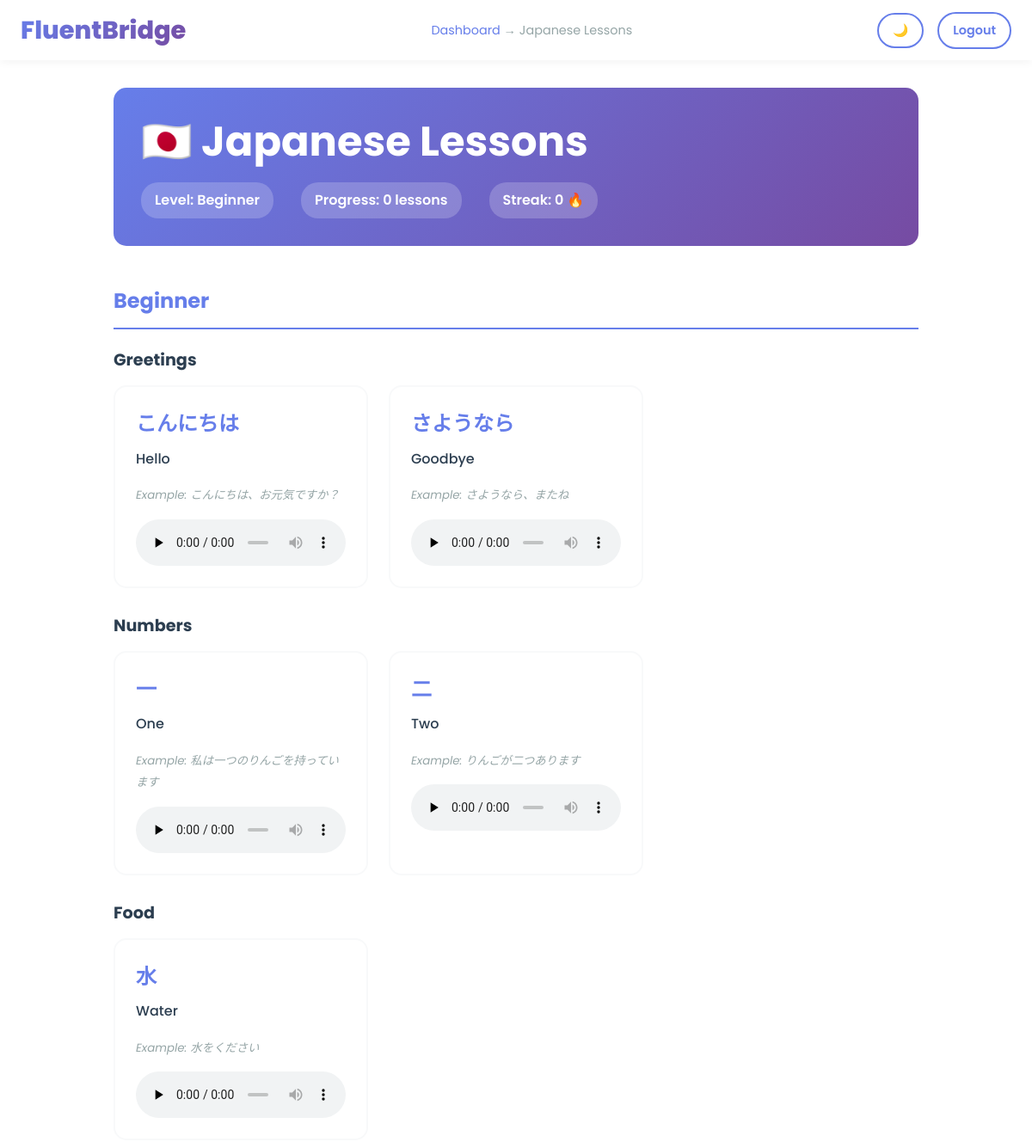
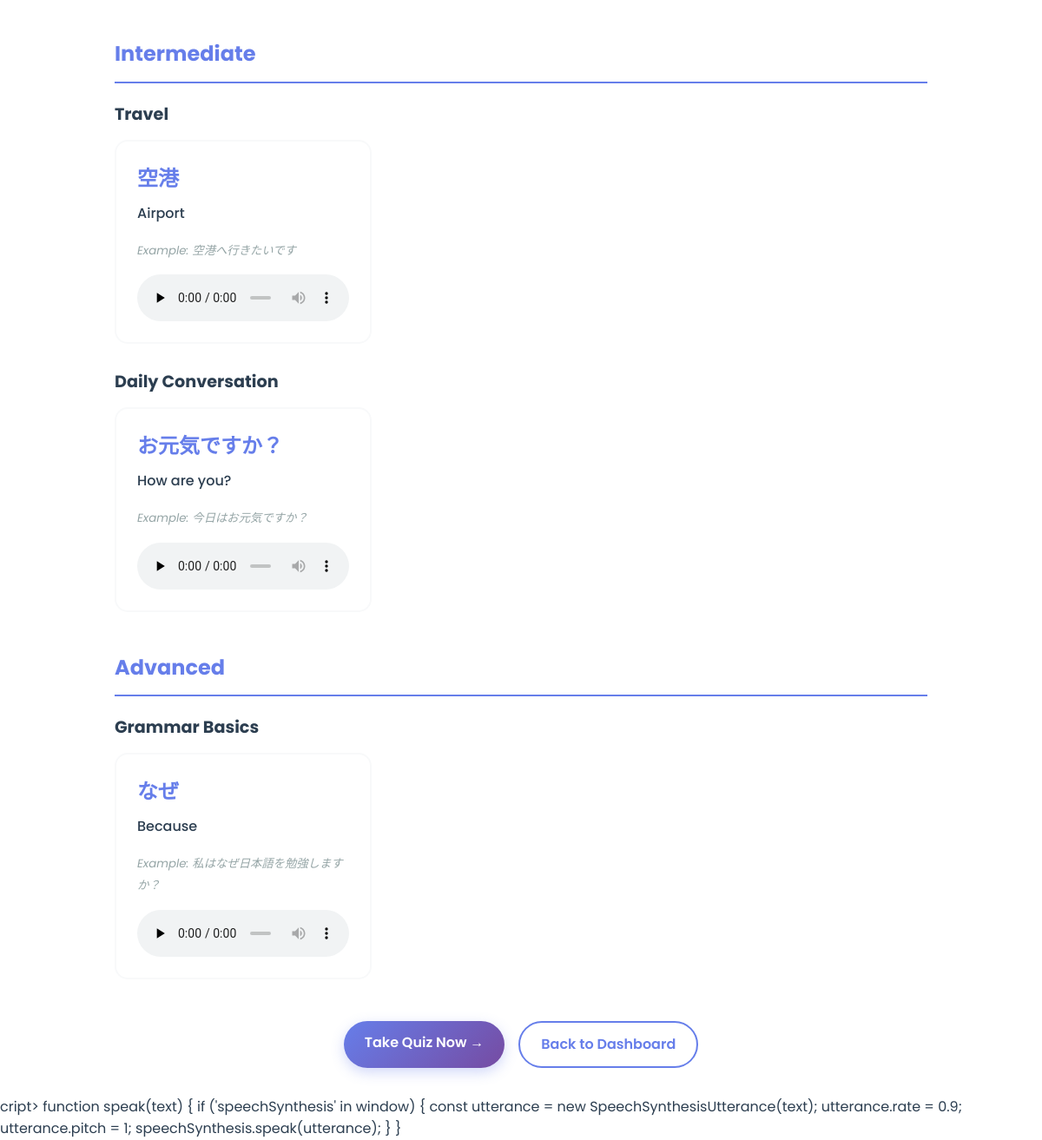
Screenshot of /lessons/7 (signed in) with the database file from the repository (2 pictures, top to bottom).
### tables this page shows
CREATE TABLE languages
                 (id INTEGER PRIMARY KEY,
                  name TEXT NOT NULL UNIQUE,
                  flag TEXT NOT NULL);

CREATE TABLE user_progress
                 (id INTEGER PRIMARY KEY,
                  user_id INTEGER NOT NULL,
                  language_id INTEGER NOT NULL,
                  level TEXT DEFAULT 'Beginner',
                  score INTEGER DEFAULT 0,
                  streak INTEGER DEFAULT 0,
                  lessons_completed INTEGER DEFAULT 0,
                  quizzes_completed INTEGER DEFAULT 0,
                  last_learned TIMESTAMP,
                  FOREIGN KEY(user_id) REFERENCES users(id),
                  FOREIGN KEY(language_id) REFERENCES languages(id));

CREATE TABLE lessons
                 (id INTEGER PRIMARY KEY,
                  language_id INTEGER NOT NULL,
                  level TEXT NOT NULL,
                  category TEXT NOT NULL,
                  word TEXT NOT NULL,
                  meaning TEXT NOT NULL,
                  example TEXT,
                  FOREIGN KEY(language_id) REFERENCES languages(id));

### app.py (the view)
@app.route('/lessons/<int:lang_id>')
@login_required
def lessons(lang_id):
    conn = get_db()
    c = conn.cursor()
    c.execute('SELECT * FROM languages WHERE id = ?', (lang_id,))
    language = c.fetchone()
    c.execute('''SELECT DISTINCT level FROM lessons WHERE language_id = ?
                ORDER BY CASE level
                         WHEN 'Beginner' THEN 1
                         WHEN 'Intermediate' THEN 2
                         WHEN 'Advanced' THEN 3
                         END''', (lang_id,))
    levels = [row[0] for row in c.fetchall()]
    lessons_data = {}
    for level in levels:
        c.execute('''SELECT DISTINCT category FROM lessons
                    WHERE language_id = ? AND level = ?''', (lang_id, level))
        categories = [row[0] for row in c.fetchall()]
        lessons_data[level] = {}
        for category in categories:
            c.execute('''SELECT * FROM lessons
                        WHERE language_id = ? AND level = ? AND category = ?''',
                     (lang_id, level, category))
            lessons_data[level][category] = c.fetchall()
    c.execute('SELECT * FROM user_progress WHERE user_id = ? AND language_id = ?',
             (session['user_id'], lang_id))
    user_progress = c.fetchone()
    conn.close()
    return render_template('lessons_page.html',
                          language=language,
                          levels=levels,
                          lessons_data=lessons_data,
                          user_progress=user_progress)

### app.py (called while the page is built)
def get_db():
    conn = sqlite3.connect(DATABASE)
    conn.row_factory = sqlite3.Row
    return conn

def login_required(f):
    @wraps(f)
    def decorated_function(*args, **kwargs):
        if 'user_id' not in session:
            next_url = request.path
            return redirect(url_for('login', next=next_url))
        return f(*args, **kwargs)
    return decorated_function

### templates/lessons_page.html (shortened to what this page needs)
<!DOCTYPE html>
<html lang="en">
<head>
    <link rel="stylesheet" href="{{ url_for('static', filename='style.css') }}">
</head>
<body data-language="{{ language.name }}">
    <nav class="navbar navbar-dashboard">
        <div class="navbar-brand">
            <a href="/dashboard" class="logo">FluentBridge</a>
        </div>
        <div class="breadcrumb">
            <a href="/dashboard">Dashboard</a> → {{ language.name }} Lessons
        </div>
        <div class="navbar-right">
            <button class="btn btn-outline btn-small dark-toggle" type="button" onclick="toggleDarkMode()">🌙</button>
            <a href="/logout" class="btn btn-outline btn-small">Logout</a>
        </div>
    </nav>
    <div class="lesson-container">
        <div class="lesson-header">
            <h1>{{ language.flag }} {{ language.name }} Lessons</h1>
            <div class="lesson-stats">
                <span>Level: {{ user_progress.level if user_progress else 'Beginner' }}</span>
                <span>Progress: {{ user_progress.lessons_completed if user_progress else 0 }} lessons</span>
                <span>Streak: {{ user_progress.streak if user_progress else 0 }} 🔥</span>
            </div>
        </div>
        <div class="lesson-content">
            {% for level in levels %}
            <div class="level-section">
                <h2 class="level-title">{{ level }}</h2>
                {% for category, category_lessons in lessons_data[level].items() %}
                <div class="category-section">
                    <h3>{{ category }}</h3>
                    <div class="lessons-list">
                        {% for lesson in category_lessons %}
                        <div class="lesson-card">
                            <div class="lesson-word">{{ lesson.word }}</div>
                            <div class="lesson-meaning">{{ lesson.meaning }}</div>
                            <div class="lesson-example">
                                <small>Example: {{ lesson.example }}</small>
                            </div>
                            <audio controls preload="none" src="{{ url_for('pronounce', word=lesson.word, lang=language.name) }}">
                            </audio>
                        </div>
                        {% endfor %}
                    </div>
                </div>
                {% endfor %}
            </div>
            {% endfor %}
        </div>
        <div class="lesson-footer">
            <a href="/quiz/{{ language.id }}" class="btn btn-primary btn-large">Take Quiz Now →</a>
            <a href="/dashboard" class="btn btn-outline">Back to Dashboard</a>
        </div>
    </div>
  cript>
    function speak(text) {
        if ('speechSynthesis' in window) {
            const utterance = new SpeechSynthesisUtterance(text);
            utterance.rate = 0.9;
            utterance.pitch = 1;
            speechSynthesis.speak(utterance);
        }
    }
</body>
</html>

### static/style.css (style rules this page uses)
* { margin: 0; padding: 0; box-sizing: border-box; }
:root { --primary: #667eea; --secondary: #764ba2; --accent: #ff6b6b; --success: #51cf66; --warning: #ffa500; --danger: #ff6b6b; --light: #f8f9fa; --lighter: #f0f3ff; --dark: #2c3e50; --gray: #95a5a6; }
html { scroll-behavior: smooth; }
body { font-family: 'Poppins', sans-serif; color: var(--dark); background: #ffffff; line-height: 1.6; }
h1, h2, h3, h4, h5, h6 { font-weight: 700; line-height: 1.3; }
h1 { font-size: 3rem; }
h2 { font-size: 2rem; margin-bottom: 1rem; }
h3 { font-size: 1.5rem; }
.navbar { display: flex; justify-content: space-between; align-items: center; padding: 1rem 1.5rem; background: white; box-shadow: 0 2px 10px rgba(0, 0, 0, 0.05); position: sticky; top: 0; z-index: 1000; width: 100%; }
.navbar-brand { display: flex; align-items: center; }
.logo { font-size: 1.8rem; font-weight: 800; background: linear-gradient(135deg, var(--primary), var(--secondary)); -webkit-background-clip: text; -webkit-text-fill-color: transparent; background-clip: text; margin: 0; }
.navbar-brand a:link, .navbar-brand a:visited { text-decoration: none; color: inherit; }
.navbar-right { display: flex; gap: 1rem; align-items: center; }
.navbar-dashboard { display: flex; align-items: center; justify-content: space-between; gap: 1.5rem; padding: 0.75rem 1.5rem; }
.breadcrumb { flex: 1; text-align: center; color: var(--gray); font-size: 0.9rem; }
.breadcrumb a { color: var(--primary); text-decoration: none; }
.btn { display: inline-block; padding: 0.75rem 1.5rem; border-radius: 50px; border: none; font-weight: 600; cursor: pointer; transition: all 0.3s ease; text-decoration: none; font-size: 1rem; font-family: 'Poppins', sans-serif; }
.btn-primary { background: linear-gradient(135deg, var(--primary), var(--secondary)); color: white; box-shadow: 0 5px 15px rgba(102, 126, 234, 0.3); }
.btn-outline { background: white; border: 2px solid var(--primary); color: var(--primary); }
.dark-toggle { min-width: 48px; background: rgba(255, 255, 255, 0.06); color: var(--primary); }
.btn-small { padding: 0.5rem 1rem; font-size: 0.9rem; }
.lesson-container { max-width: 1000px; margin: 0 auto; padding: 2rem; }
.lesson-header { background: linear-gradient(135deg, var(--primary) 0%, var(--secondary) 100%); color: white; padding: 2rem; border-radius: 15px; margin-bottom: 3rem; }
.lesson-header h1 { margin-bottom: 1rem; }
.lesson-stats { display: flex; gap: 2rem; flex-wrap: wrap; }
.lesson-stats span { background: rgba(255, 255, 255, 0.2); padding: 0.5rem 1rem; border-radius: 20px; font-weight: 600; }
.lesson-content { margin-bottom: 2rem; }
.level-section { margin-bottom: 3rem; }
.level-title { color: var(--primary); font-size: 1.5rem; margin-bottom: 1.5rem; padding-bottom: 1rem; border-bottom: 2px solid var(--primary); }
.category-section { margin-bottom: 2rem; }
.category-section h3 { color: var(--dark); margin-bottom: 1rem; font-size: 1.2rem; }
.lessons-list { display: grid; grid-template-columns: repeat(auto-fill, minmax(280px, 1fr)); gap: 1.5rem; }
.lesson-card { background: white; border: 2px solid var(--light); border-radius: 15px; padding: 1.5rem; transition: all 0.3s ease; overflow: hidden; width: 100%; }
.lesson-card audio { width: 100%; max-width: 100%; margin-top: 12px; border-radius: 12px; display: block; }
.lesson-word { font-size: 1.5rem; font-weight: 700; color: var(--primary); margin-bottom: 0.5rem; }
.lesson-meaning { font-size: 1rem; color: var(--dark); margin-bottom: 1rem; font-weight: 500; }
.lesson-example { margin-bottom: 1rem; font-style: italic; color: var(--gray); }
.lesson-footer { display: flex; gap: 1rem; justify-content: center; margin-top: 2rem; }

### rows the page displays
languages: name "Japanese", flag "🇯🇵"
user_progress: level "Beginner", lessons_completed "0", streak "0"
lessons: word "こんにちは", meaning "Hello", example "こんにちは、お元気ですか？"
lessons: word "さようなら", meaning "Goodbye", example "さようなら、またね"
lessons: word "一", meaning "One", example "私は一つのりんごを持っています"
lessons: word "二", meaning "Two", example "りんごが二つあります"
lessons: word "水", meaning "Water", example "水をください"
lessons: word "空港", meaning "Airport", example "空港へ行きたいです"
lessons: word "お元気ですか？", meaning "How are you?", example "今日はお元気ですか？"
lessons: word "なぜ", meaning "Because", example "私はなぜ日本語を勉強しますか？"

### other values shown
{{ level }} "Beginner" "Intermediate" "Advanced"
{{ category }} "Greetings" "Numbers" "Food" "Travel" "Daily Conversation" "Grammar Basics"
